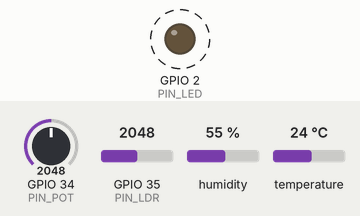
Recording of a sketch running on a simulated ESP32. On the bench: output pins drawn as LEDs (lit = HIGH). Dashed ring = blinking. The inputs (shaded band) are chosen by the test bench; at power-on: GPIO 34 (PIN_POT) = 2048, GPIO 35 (PIN_LDR) = 2048, humidity 55 %, temperature 24 °C. WiFi joins after 1.5 s; servers stay silent unless stated; no MQTT or app messages arrive unless stated; what the sketch prints to the serial monitor is not drawn.

Above: at 2.2 s.
Timing chart, 0 to 4.8 s (numbered marks = the images above):
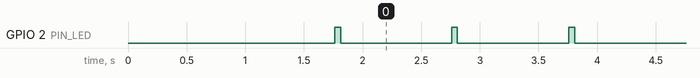

The sketch:

firmware.ino
```cpp
/*
 * Decision Final — Firmware ESP32 para Wokwi
 * ============================================
 * Lee potenciómetro (GPIO34), DHT22 (GPIO4) y LDR/fotoresistencia (GPIO35)
 * cada 1 segundo y publica un JSON al broker MQTT público de HiveMQ.
 *
 * Dependencias de Arduino:
 *   - WiFi.h          (incluida con el core de ESP32)
 *   - PubSubClient    (Nick O'Leary) — instalar desde Library Manager
 *   - DHT sensor library (Adafruit) — instalar desde Library Manager
 *
 * Configuración MQTT:
 *   Broker : broker.hivemq.com
 *   Puerto : 1883
 *   Topic  : decisionfinal/sensores
 *   Payload: {"ts":<millis>,"pot":<0-4095>,"temp":<float>,"hum":<float>,"luz":<0-4095>}
 */

#include <WiFi.h>
#include <PubSubClient.h>
#include <DHT.h>

// ---------------------------------------------------------------------------
// Pines
// ---------------------------------------------------------------------------
#define PIN_POT   34   // Potenciómetro  (ADC1_CH6)
#define PIN_DHT   4    // DHT22
#define PIN_LDR   35   // LDR fotoresistencia (ADC1_CH7)
#define PIN_LED   2    // LED integrado / blink en cada publicación

// ---------------------------------------------------------------------------
// WiFi — credenciales de Wokwi Guest
// ---------------------------------------------------------------------------
const char* WIFI_SSID = "Wokwi-GUEST";
const char* WIFI_PASS = "";

// ---------------------------------------------------------------------------
// MQTT
// ---------------------------------------------------------------------------
const char* MQTT_HOST    = "broker.hivemq.com";
const int   MQTT_PORT    = 1883;
const char* MQTT_TOPIC   = "decisionfinal/sensores";
// ID único para evitar colisiones si hay múltiples instancias
String mqttClientId;

// ---------------------------------------------------------------------------
// Sensor DHT22
// ---------------------------------------------------------------------------
DHT dht(PIN_DHT, DHT22);

// ---------------------------------------------------------------------------
// Objetos globales
// ---------------------------------------------------------------------------
WiFiClient   wifiClient;
PubSubClient mqtt(wifiClient);

// ---------------------------------------------------------------------------
// Intervalo de publicación
// ---------------------------------------------------------------------------
const unsigned long PUBLISH_INTERVAL_MS = 1000;
unsigned long lastPublish = 0;

// ---------------------------------------------------------------------------
// Prototipo de funciones
// ---------------------------------------------------------------------------
void connectWiFi();
void connectMQTT();
void publishSensors();

// ===========================================================================
// setup()
// ===========================================================================
void setup() {
  Serial.begin(115200);
  delay(200);

  // Configurar LED
  pinMode(PIN_LED, OUTPUT);
  digitalWrite(PIN_LED, LOW);

  // Configurar ADC (atenuación para leer hasta 3.3 V)
  analogSetAttenuation(ADC_11db);

  // Inicializar DHT22
  dht.begin();

  // ID del cliente MQTT basado en MAC
  mqttClientId = "esp32-df-" + String((uint32_t)ESP.getEfuseMac(), HEX);

  // Conectar WiFi
  connectWiFi();

  // Configurar servidor MQTT
  mqtt.setServer(MQTT_HOST, MQTT_PORT);
  mqtt.setKeepAlive(60);

  // Conectar MQTT
  connectMQTT();

  Serial.println("[SETUP] Listo.");
}

// ===========================================================================
// loop()
// ===========================================================================
void loop() {
  // Mantener conexión WiFi
  if (WiFi.status() != WL_CONNECTED) {
    Serial.println("[WIFI] Desconectado — reconectando…");
    connectWiFi();
  }

  // Mantener conexión MQTT
  if (!mqtt.connected()) {
    Serial.println("[MQTT] Desconectado — reconectando…");
    connectMQTT();
  }
  mqtt.loop();

  // Publicar cada PUBLISH_INTERVAL_MS
  unsigned long now = millis();
  if (now - lastPublish >= PUBLISH_INTERVAL_MS) {
    lastPublish = now;
    publishSensors();
  }
}

// ===========================================================================
// connectWiFi() — bloquea hasta estar conectado
// ===========================================================================
void connectWiFi() {
  if (WiFi.status() == WL_CONNECTED) return;

  Serial.printf("[WIFI] Conectando a '%s'…", WIFI_SSID);
  WiFi.begin(WIFI_SSID, WIFI_PASS);

  unsigned long t0 = millis();
  while (WiFi.status() != WL_CONNECTED) {
    delay(500);
    Serial.print(".");
    if (millis() - t0 > 15000) {
      Serial.println("\n[WIFI] Tiempo agotado — reintentando…");
      WiFi.disconnect();
      delay(1000);
      WiFi.begin(WIFI_SSID, WIFI_PASS);
      t0 = millis();
    }
  }
  Serial.printf("\n[WIFI] Conectado — IP: %s\n", WiFi.localIP().toString().c_str());
}

// ===========================================================================
// connectMQTT() — intenta conexión con backoff lineal
// ===========================================================================
void connectMQTT() {
  int retries = 0;
  while (!mqtt.connected() && retries < 5) {
    Serial.printf("[MQTT] Intentando conectar a %s:%d (id=%s)…\n",
                  MQTT_HOST, MQTT_PORT, mqttClientId.c_str());
    if (mqtt.connect(mqttClientId.c_str())) {
      Serial.println("[MQTT] Conectado.");
    } else {
      retries++;
      Serial.printf("[MQTT] Fallo rc=%d — reintento %d/5\n", mqtt.state(), retries);
      delay(2000 * retries);  // backoff lineal
    }
  }
}

// ===========================================================================
// publishSensors() — lee sensores y publica JSON
// ===========================================================================
void publishSensors() {
  // Leer potenciómetro
  int pot = analogRead(PIN_POT);   // 0–4095

  // Leer DHT22
  float temp = dht.readTemperature();
  float hum  = dht.readHumidity();

  // Si el DHT devuelve NaN (aún calentando), usar valores seguros
  if (isnan(temp)) temp = 0.0f;
  if (isnan(hum))  hum  = 0.0f;

  // Leer LDR
  int luz = analogRead(PIN_LDR);   // 0–4095

  // Construir payload JSON
  char payload[128];
  snprintf(payload, sizeof(payload),
           "{\"ts\":%lu,\"pot\":%d,\"temp\":%.2f,\"hum\":%.2f,\"luz\":%d}",
           millis(), pot, temp, hum, luz);

  // Publicar
  bool ok = mqtt.publish(MQTT_TOPIC, payload);

  // Blink LED
  digitalWrite(PIN_LED, HIGH);
  delay(50);
  digitalWrite(PIN_LED, LOW);

  Serial.printf("[PUB] %s %s\n", payload, ok ? "OK" : "FAIL");
}
```

Measured:
- by itself, GPIO 2 (PIN_LED): alternates HIGH for 0.05 s and LOW for 0.95 s
